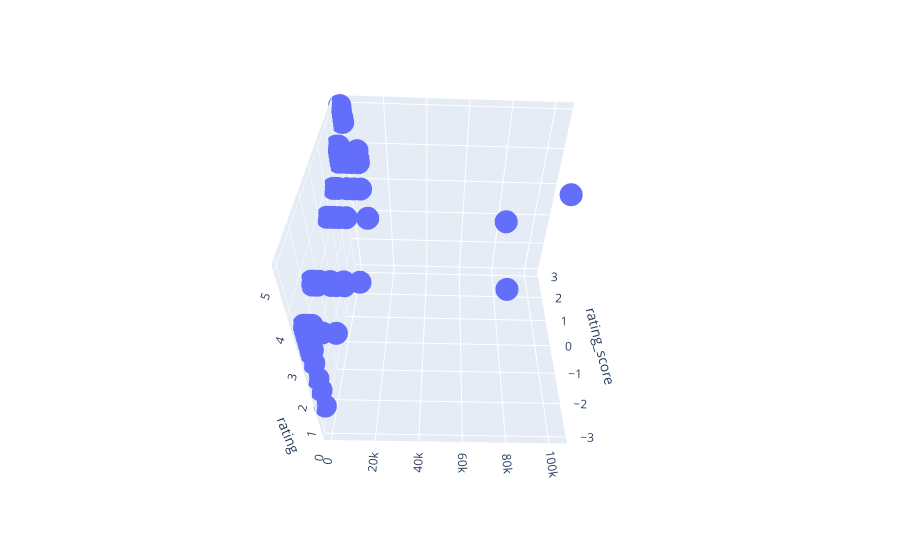

The notebook cell saved with this chart:
### Markdown cell above
# x = rating  y = rating_count  size = size
fig = px.scatter(df.query("year==2007"), x="gdpPercap", y="lifeExp", size="pop", color="continent",
           hover_name="country", log_x=True, size_max=60)

### Code cell
fig = px.scatter_3d(df, x='rating', y='reviews', z='rating_score')
fig.show()

### Figure 1 — Plotly figure (JSON) as saved in the notebook; plotly's stock layout.template omitted (floating-point values rounded to 4 significant figures; data arrays with more than 128 entries replaced by an {"elided": "..."} marker saying what was removed)
{"data": [{"hovertemplate": "rating=%{x}<br>reviews=%{y}<br>rating_score=%{z}<extra></extra>", "legendgroup": "", "marker": {"color": "#636efa", "symbol": "circle"}, "mode": "markers", "name": "", "scene": "scene", "showlegend": false, "type": "scatter3d", "x": {"elided": "1106 float values"}, "y": {"elided": "1106 int values"}, "z": {"elided": "1106 int values"}}], "layout": {"autosize": true, "legend": {"tracegroupgap": 0}, "margin": {"t": 60}, "scene": {"aspectmode": "auto", "aspectratio": {"x": 1, "y": 1, "z": 1}, "camera": {"center": {"x": 0, "y": 0, "z": 0}, "eye": {"x": 1.47, "y": -0.0479, "z": -1.484}, "projection": {"type": "perspective"}, "up": {"x": 0, "y": 0, "z": 1}}, "domain": {"x": [0, 1], "y": [0, 1]}, "xaxis": {"title": {"text": "rating"}, "type": "linear"}, "yaxis": {"title": {"text": "reviews"}, "type": "linear"}, "zaxis": {"title": {"text": "rating_score"}, "type": "linear"}}}}
